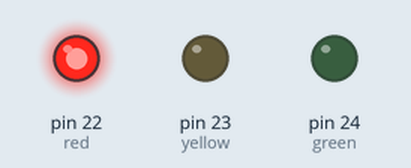
Bench run of a sketch on a simulated Arduino Mega 2560, built with avr-gcc and run on an emulated ATmega2560. Parts: output pins drawn as LEDs (lit = HIGH).

Above: at 5.0 s.
At 10.5 s:
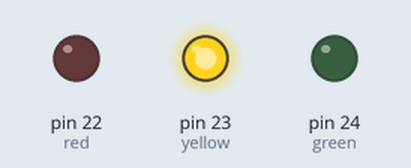
At 16.0 s:
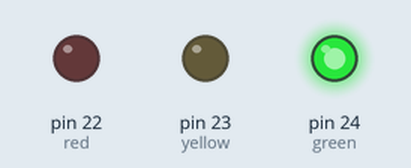
Timing chart, 0 to 27.3 s (numbered marks = the images above):
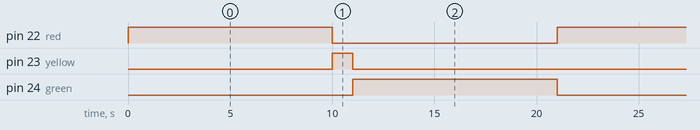

Measured:
- by itself, pin 22 (red), pin 24 (green): alternates HIGH for 10.0 s and LOW for 11.0 s
- by itself, pin 23 (yellow): alternates HIGH for 1.0 s and LOW for 20.0 s
- by itself, everything shown: repeats every 21.0 s, in 4 steps

The sketch:

Traffic_light.ino
```cpp
int red = 22;
int yellow = 23;
int green = 24;

void setup() {
     pinMode(red,OUTPUT);
     pinMode(yellow,OUTPUT);
     pinMode(green,OUTPUT);
}
void loop() {
     digitalWrite(red,HIGH);
     delay(10000);
     digitalWrite(red,LOW);
     digitalWrite(yellow,HIGH);
     delay(1000);
     digitalWrite(yellow,LOW);
     digitalWrite(green,HIGH);
     delay(10000);
     digitalWrite(green,LOW);
     delay(10);
}
```
